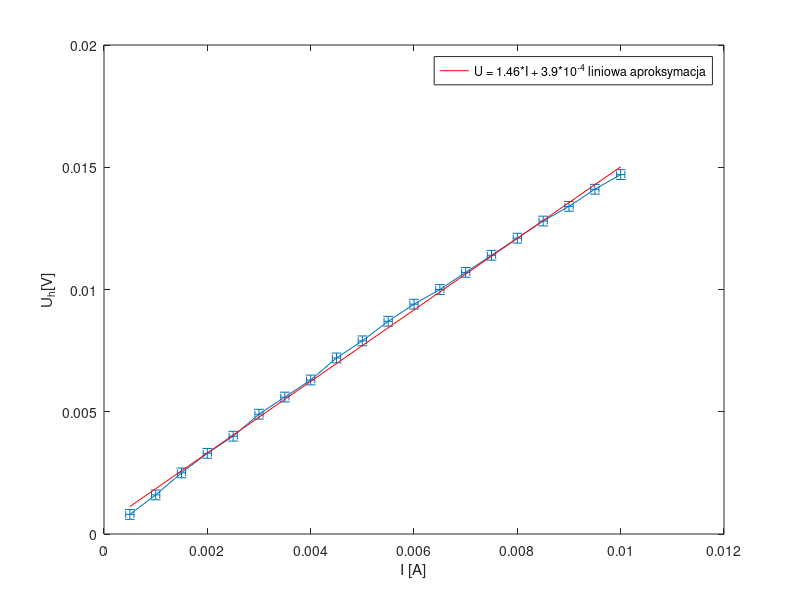
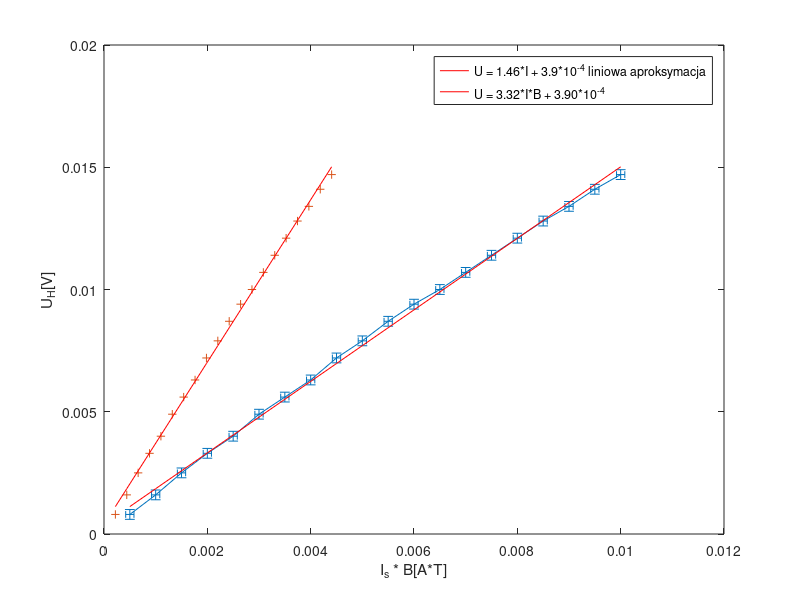
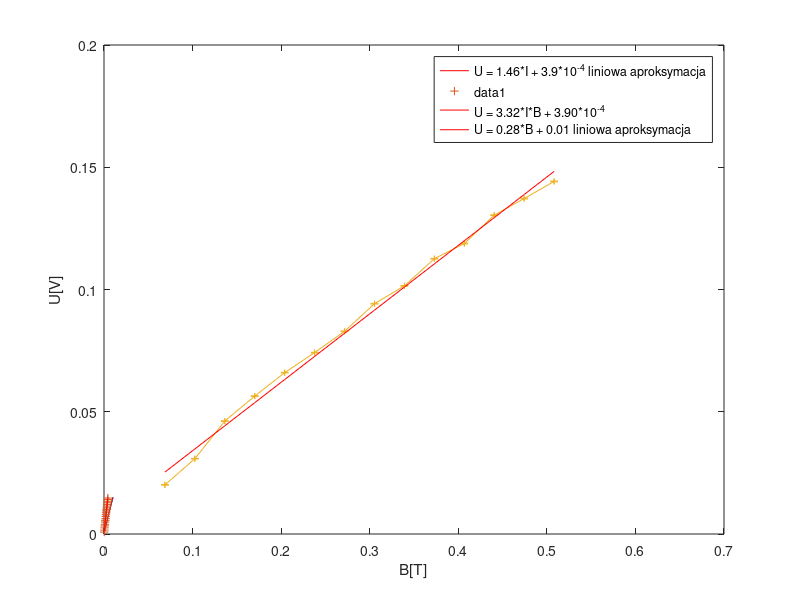
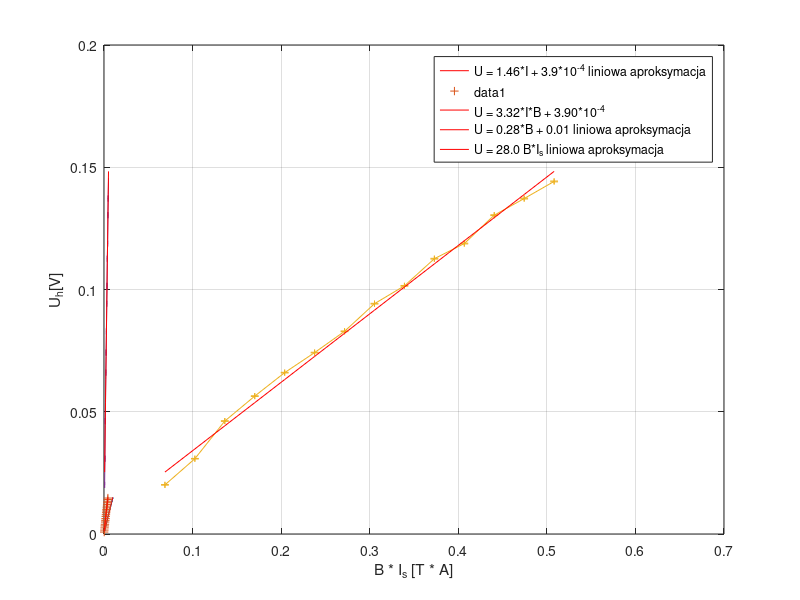

These figures' MATLAB source, in order:
#! /bin/octave -qf
clear all
close all

%UhodI
I = [0.5,1,1.5,2,2.5,3,3.5,4,4.5,5,5.5,6,6.5,7,7.5,8,8.5,9,9.5,10];
I = I.*0.001;       %na ampery
U1 = [0.0008,0.0016,0.0025,0.0033,0.0040,0.0049,0.0056,0.0063,0.0072,0.0079,0.0087,0.0094,0.0100,0.0107,0.0114,0.0121,0.0128,0.0134,0.0141,0.0147];
eU1 = [0.0002,0.0002,0.0002,0.0002,0.0002,0.0002,0.0002,0.0002,0.0002,0.0002,0.0002,0.0002,0.0002,0.0002,0.0002,0.0002,0.0002,0.0002,0.0002,0.0002];
eI = [0.08,0.08,0.08,0.08,0.08,0.08,0.08,0.08,0.08,0.08,0.08,0.08,0.08,0.08,0.08,0.08,0.08,0.08,0.08,0.08];
eI = eI.*0.001;     %na ampery
errorbar(I,U1,eI,eU1,"~>")
hold on
coefUhodI = polyfit(I,U1,1);
UhodI = coefUhodI(1).*I + coefUhodI(2);
plot(I,UhodI,'r;U = 1.46*I + 3.9*10^{-4} liniowa aproksymacja;')
grid;
grid
xlabel("I [A]")
ylabel("U_h[V]")
print -deps /home/demoon/UhodI.eps
close all

%gamma1
IsB = I.*0.4406;
coefgam1 = polyfit(IsB,U1,1);
gam1 = coefgam1(1).*IsB + coefgam1(2);
plot(IsB,U1,'+', IsB,gam1,'r;U = 3.32*I*B + 3.90*10^{-4};')
xlabel("I_s * B[A*T]")
ylabel("U_H[V]")
print -deps /home/demoon/gamma2.eps
close all

%UhodB2

B2 = [68.8, 102.6, 136.4, 170.2, 204.0, 237.8, 271.6, 305.4, 339.2, 373.0, 406.8, 440.6, 474.4, 508.2];
B2 = B2.*0.001;       %zamiana na ampery
B2odI = B2.*0.010; %na ampery
eB2 = [28,28,28,28,28,28,28,28,28,28,28,28,28,28];
eB2 = eB2.*(0.001)^4;     %na ampery

U2 = [0.0201, 0.0308, 0.0462, 0.0564, 0.0660, 0.0742, 0.0829, 0.0942, 0.1015, 0.1126, 0.1188, 0.1304, 0.1372, 0.1442];
eU2 = 0.05/100.*U2 + 0.01/100 ;
errorbar(B2,U2,eB2,eU2,"~>");
hold on
coefU2odB2 = polyfit(B2,U2,1);
prosta = coefU2odB2(1).*B2 + coefU2odB2(2);
plot(B2, prosta, 'r;U = 0.28*B + 0.01 liniowa aproksymacja;');
grid
grid
xlabel("B[T]");
ylabel("U[V]");
print -deps /home/demoon/UhodB.eps
close all  

%gamma2
coeffs = polyfit(B2odI, U2, 1);
gamma2 = coeffs(1).*B2odI + coeffs(2);

errorbar(B2odI, U2, eB2, eU2,"~>")
hold on
plot(B2odI, gamma2,'r;U = 28.0 B*I_s liniowa aproksymacja;')
grid
xlabel("B * I_s [T * A]")
ylabel("U_h[V]")
print -deps /home/demoon/gamma.eps
%close all
